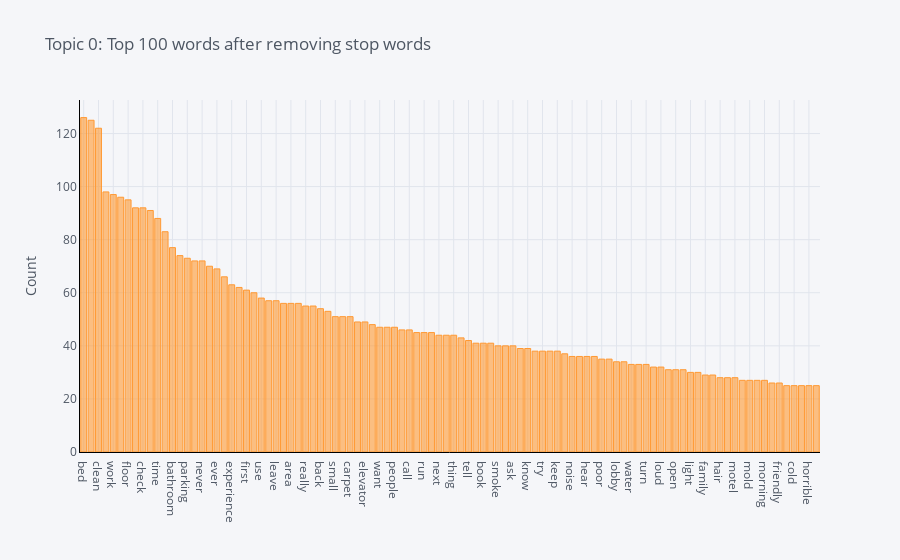

Notebook source saved alongside this figure:
### Code cell
plot_model(model=lda, plot = 'frequency', topic_num = 'Topic 0')

### Figure 1 — Plotly figure (JSON) as saved in the notebook; plotly's stock layout.template omitted (floating-point values rounded to 4 significant figures)
{"data": [{"marker": {"color": "rgba(255, 153, 51, 0.6)", "line": {"color": "rgba(255, 153, 51, 1.0)", "width": 1}}, "name": "count", "orientation": "v", "text": "", "type": "bar", "x": ["bed", "dirty", "clean", "place", "work", "need", "floor", "smell", "check", "door", "time", "look", "bathroom", "old", "parking", "give", "never", "guest", "ever", "well", "experience", "nice", "first", "could", "use", "take", "leave", "breakfast", "area", "service", "really", "see", "back", "location", "small", "even", "carpet", "sleep", "elevator", "walk", "want", "shower", "people", "day", "call", "say", "run", "feel", "next", "stain", "thing", "come", "tell", "pay", "book", "towel", "smoke", "also", "ask", "money", "know", "issue", "try", "window", "keep", "car", "noise", "tv", "hear", "sheet", "poor", "wall", "lobby", "find", "water", "close", "turn", "rate", "loud", "manager", "open", "much", "light", "terrible", "family", "enough", "hair", "price", "motel", "care", "mold", "comfortable", "morning", "way", "friendly", "change", "cold", "filthy", "horrible", "problem"], "y": [126, 125, 122, 98, 97, 96, 95, 92, 92, 91, 88, 83, 77, 74, 73, 72, 72, 70, 69, 66, 63, 62, 61, 60, 58, 57, 57, 56, 56, 56, 55, 55, 54, 53, 51, 51, 51, 49, 49, 48, 47, 47, 47, 46, 46, 45, 45, 45, 44, 44, 44, 43, 42, 41, 41, 41, 40, 40, 40, 39, 39, 38, 38, 38, 38, 37, 36, 36, 36, 36, 35, 35, 34, 34, 33, 33, 33, 32, 32, 31, 31, 31, 30, 30, 29, 29, 28, 28, 28, 27, 27, 27, 27, 26, 26, 25, 25, 25, 25, 25]}], "layout": {"autosize": true, "legend": {"bgcolor": "#F5F6F9", "font": {"color": "#4D5663"}}, "paper_bgcolor": "#F5F6F9", "plot_bgcolor": "#F5F6F9", "title": {"font": {"color": "#4D5663"}, "text": "Topic 0: Top 100 words after removing stop words"}, "xaxis": {"autorange": true, "gridcolor": "#E1E5ED", "linecolor": "black", "range": [-0.5, 99.5], "showgrid": true, "tickfont": {"color": "#4D5663"}, "title": {"font": {"color": "#4D5663"}, "text": ""}, "type": "category", "zerolinecolor": "#E1E5ED"}, "yaxis": {"autorange": true, "gridcolor": "#E1E5ED", "linecolor": "black", "range": [0, 132.6], "showgrid": true, "tickfont": {"color": "#4D5663"}, "title": {"font": {"color": "#4D5663"}, "text": "Count"}, "type": "linear", "zerolinecolor": "#E1E5ED"}}}
